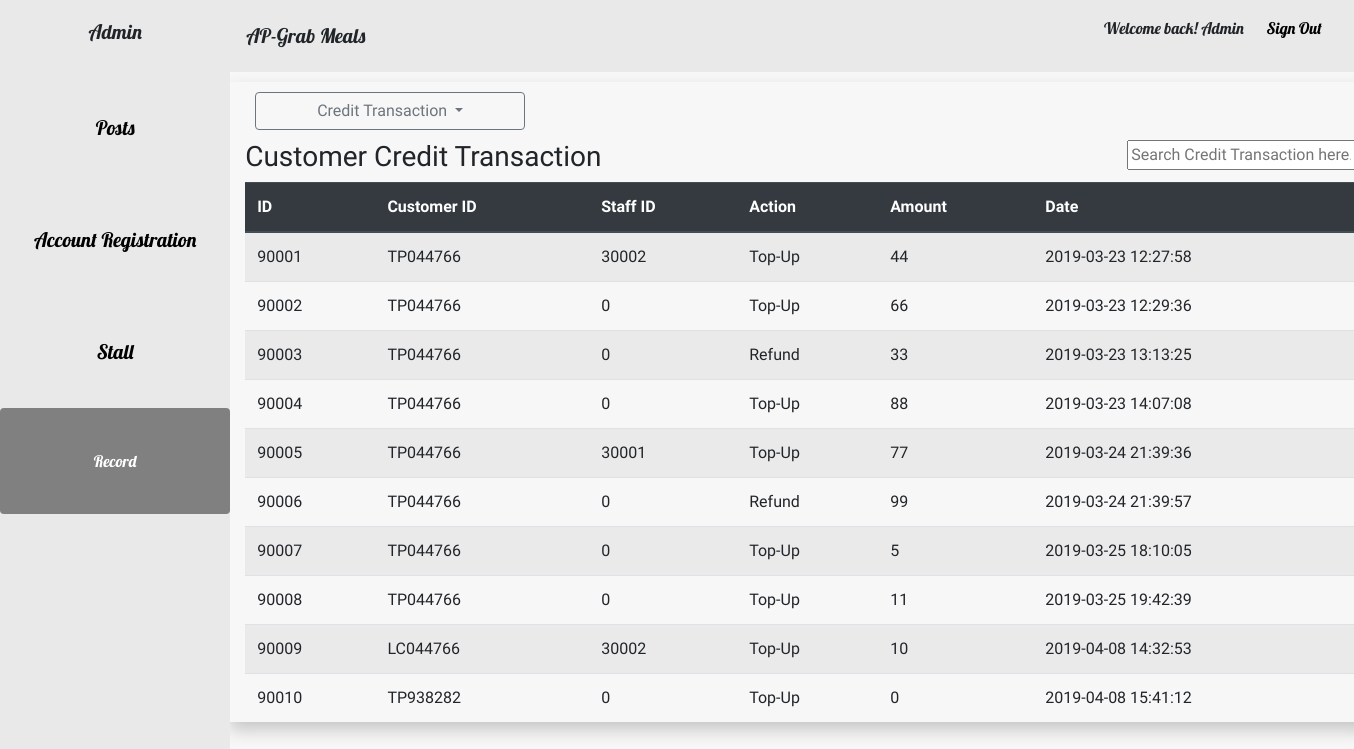
The app's page /online-meal-ordering-system/system-admin-app/transdatabase.php (signed in) with its own data.
### tables this page shows
CREATE TABLE `credit_transaction` (
  `CreditT_ID` int(11) NOT NULL,
  `Customer_ID` varchar(255) NOT NULL,
  `Staff_ID` int(11) NOT NULL,
  `Action` varchar(255) NOT NULL,
  `Amount` varchar(255) NOT NULL,
  `Date` datetime NOT NULL DEFAULT current_timestamp()
);

### online-meal-ordering-system/system-admin-app/transdatabase.php (the view, shortened to what this page needs)
<?php session_start();
	include("base.php");
?>
<div class="allall">
		<div class="container tatata">
			<div class="dropdown">
			  	<a class="btn btn-outline-secondary mar dropdown-toggle idwnbym" href="#" role="button" id="dropdownMenuLink" data-toggle="dropdown" aria-haspopup="true" aria-expanded="false">
			    Credit Transaction
			  	</a>
			  	<div class="bomm">
			  		<form action="database.php" method="post">
			  			<h3 class="fff">Customer Credit Transaction</h3>
			  			<input class="ff" type="text"  id="myInput" onkeyup="myFunction()" placeholder="Search Credit Transaction here..">
			  		</form>
			  	</div>
			</div>
<div class="tatatata">
		<table class="table table-striped" id="myTable">
			<form><thead class="thead-dark">
				<tr>
					<th scope="col">ID</th>
					<th scope="col">Customer ID</th>
					<th scope="col">Staff ID</th>
					<th scope="col">Action</th>
					<th scope="col">Amount</th>
					<th scope="col">Date</th>
				</tr>
			</thead>
				<tbody>
				<?php
					$sql = "SELECT * FROM credit_transaction";
					$result = mysqli_query($con, $sql);
					while($record = mysqli_fetch_array($result)){
							$ctid = $record['CreditT_ID'];
							$cid = $record['Customer_ID'];
							$sid = $record['Staff_ID'];
							$action = $record['Action'];
							$amount = $record['Amount'];
							$date = $record['Date'];
							echo "<tr>";
							echo "<td>";
							echo "".$ctid."";
							echo "</td><td>";
							echo "".$cid."";
							echo "</td><td>";
							echo "".$sid."";
							echo "</td><td>";
							echo "".$action."";
							echo "</td><td>";
							echo "".$amount."";
							echo "</td><td>";
							echo "".$date."";
							echo "</td>";
							echo "</tr>";
					}
				?>
			</tbody></form>
		</table>
</div>
</div>
</div>

### online-meal-ordering-system/system-admin-app/home.css (style rules this page uses)
html,body { background-color: #f7f7f7; }
.container { box-shadow: 0px 8px 16px 0px rgba(0,0,0,0.2)!important; width:1200px!important; }
.allall { width:83%; height:83%; float:right; }
.tatata { margin-top:10px; height:640px; overflow:auto; }
.tatatata { height:540px; width:100%; overflow:auto; }
.mar { margin:10px; }
.ff { float:right; }
.fff { float:left; width:400px; }
.idwnbym { width:270px; }

### online-meal-ordering-system/system-admin-app/base.php (style rules this page uses)
body { font-family: 'Acme', sans-serif; }

### records on screen
credit_transaction: CreditT_ID "90001", Customer_ID "TP044766", Staff_ID "30002", Action "Top-Up", Amount "44", Date "2019-03-23 12:27:58"
credit_transaction: CreditT_ID "90002", Customer_ID "TP044766", Staff_ID "0", Action "Top-Up", Amount "66", Date "2019-03-23 12:29:36"
credit_transaction: CreditT_ID "90003", Customer_ID "TP044766", Staff_ID "0", Action "Refund", Amount "33", Date "2019-03-23 13:13:25"
credit_transaction: CreditT_ID "90004", Customer_ID "TP044766", Staff_ID "0", Action "Top-Up", Amount "88", Date "2019-03-23 14:07:08"
credit_transaction: CreditT_ID "90005", Customer_ID "TP044766", Staff_ID "30001", Action "Top-Up", Amount "77", Date "2019-03-24 21:39:36"
credit_transaction: CreditT_ID "90006", Customer_ID "TP044766", Staff_ID "0", Action "Refund", Amount "99", Date "2019-03-24 21:39:57"
credit_transaction: CreditT_ID "90007", Customer_ID "TP044766", Staff_ID "0", Action "Top-Up", Amount "5", Date "2019-03-25 18:10:05"
credit_transaction: CreditT_ID "90008", Customer_ID "TP044766", Staff_ID "0", Action "Top-Up", Amount "11", Date "2019-03-25 19:42:39"
credit_transaction: CreditT_ID "90009", Customer_ID "LC044766", Staff_ID "30002", Action "Top-Up", Amount "10", Date "2019-04-08 14:32:53"
credit_transaction: CreditT_ID "90010", Customer_ID "TP938282", Staff_ID "0", Action "Top-Up", Amount "0", Date "2019-04-08 15:41:12"
